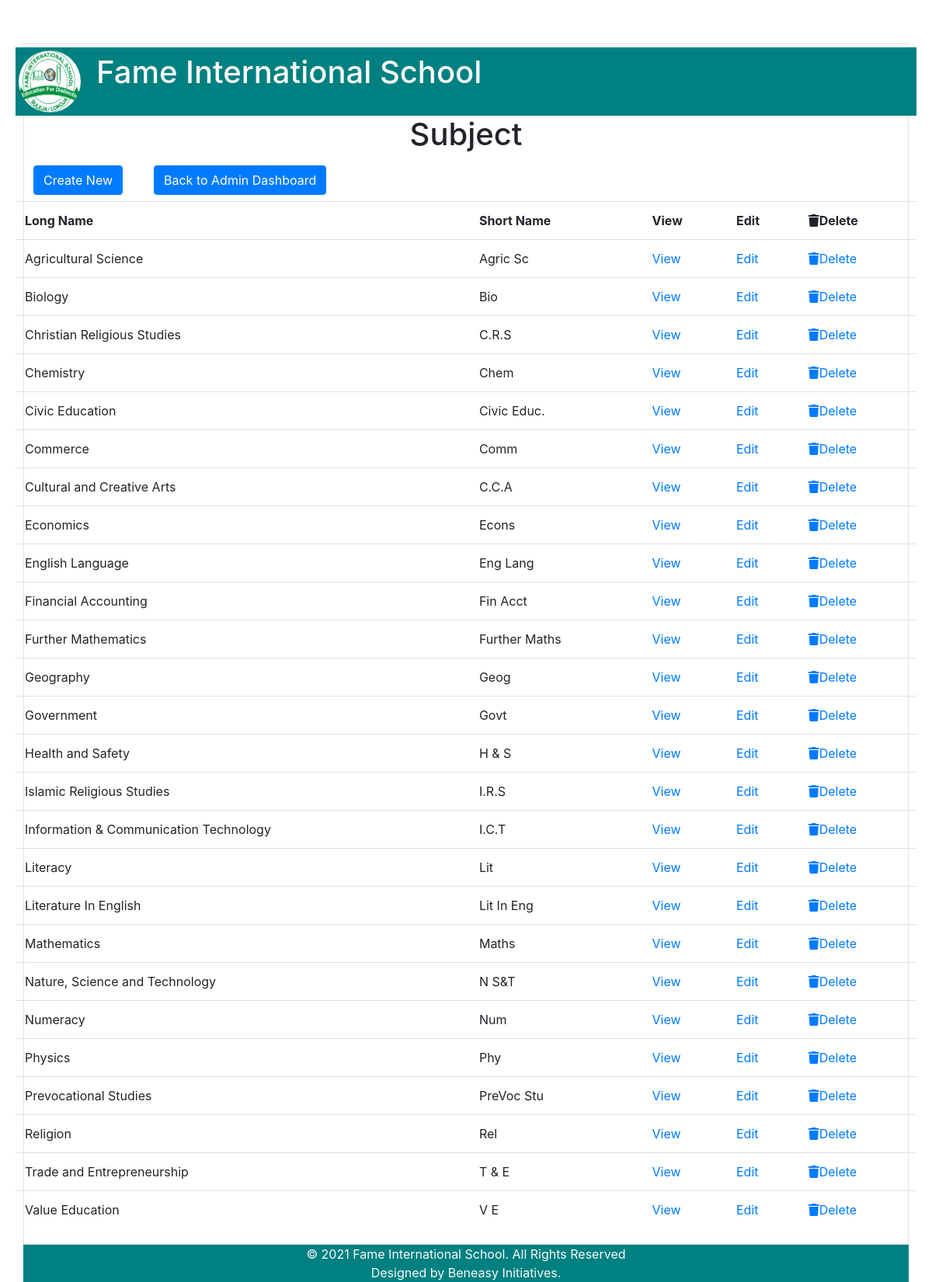
Screenshot of /public/Admin/Subjects/index.php with the database file from the repository.
### tables this page shows
CREATE TABLE `tblsubjects` (
  `subId` int(11) NOT NULL,
  `subjectLName` varchar(50) NOT NULL,
  `subjectSName` varchar(50) NOT NULL
);

### private/functions.php (called while the page is built, shortened)
<?php
function urlFor($script_path) {
  if($script_path[0] != '/') {
    $script_path = "/" . $script_path;
  }
  return WWW_ROOT . $script_path;
}
?>

### private/query_functions.php (called while the page is built, shortened)
<?php
function getSubjects(){
	global $db;
	$sql = "SELECT * FROM tblSubjects ";
	$result = mysqli_query($db, $sql);
	return $result;
}

### public/Admin/Subjects/index.php (the view, shortened to what this page needs)
<?php
    $pageHeading = "Subject";
    include_once(SHARED_PATH .'/adminHeader.php');
?>
<div class="row">
    <div class="col-xs-12 mx-auto">
        <h1><?php echo $pageHeading;?></h1>
    </div>
</div>
<nav class="nav navbar-inline">
	<li class="mr-4 p-2"><a class="btn btn-primary" href="<?php echo urlFor('/admin/subjects/new.php');?>"> Create New</a></li>
    <li class="mr-4 p-2"><a class="btn btn-primary" href="<?php echo urlFor('/admin/index.php');?>"> Back to Admin Dashboard</a></li>
</nav>
<div class="row">
    <div class="col-xs-12 table-responsive">
        <table class="table">
            <tr>
                <th>Long Name</th>
                <th>Short Name</th>
                <th>View</a></th>
                <th>Edit</a></th>
                <th><i class="fas fa-trash"></i>Delete</a></th>
            </tr>
            <?php
                $subjects = getSubjects();
                foreach($subjects as $subject){
            ?>
            <tr>
                <td><?php echo $subject['subjectLName'];?></td>
                <td><?php echo $subject['subjectSName'];?></td>
                <td><a href="<?php echo urlFor('/admin/subjects/show.php?id='.$subject['subId']);?>">View</a></td>
                <td><a href="<?php echo urlFor('/admin/subjects/edit.php?id='.$subject['subId']);?>">Edit</a></td>
                <td><a href="<?php echo urlFor('/admin/subjects/delete.php?id='.$subject['subId']);?>"><i class="fas fa-trash"></i>Delete</a></td>
            </tr>
            <?php
               }?>
        </table>
    </div>
    </div>
</div>
<?php include_once(SHARED_PATH . '/adminFooter.php');?>

### public/stylesheets/custom.css (style rules this page uses)
body { padding-top: 54px; background-image:url(img/Banner1.png) }
@media (min-width: 992px) { body { padding-top: 56px; } }

### rows the page displays
tblsubjects: subjectLName "Agricultural Science", subjectSName "Agric Sc"
tblsubjects: subjectLName "Biology", subjectSName "Bio"
tblsubjects: subjectLName "Christian Religious Studies", subjectSName "C.R.S"
tblsubjects: subjectLName "Chemistry", subjectSName "Chem"
tblsubjects: subjectLName "Civic Education", subjectSName "Civic Educ."
tblsubjects: subjectLName "Commerce", subjectSName "Comm"
tblsubjects: subjectLName "Cultural and Creative Arts", subjectSName "C.C.A"
tblsubjects: subjectLName "Economics", subjectSName "Econs"
tblsubjects: subjectLName "English Language", subjectSName "Eng Lang"
tblsubjects: subjectLName "Financial Accounting", subjectSName "Fin Acct"
tblsubjects: subjectLName "Further Mathematics", subjectSName "Further Maths"
tblsubjects: subjectLName "Geography", subjectSName "Geog"
tblsubjects: subjectLName "Government", subjectSName "Govt"
tblsubjects: subjectLName "Health and Safety", subjectSName "H & S"
tblsubjects: subjectLName "Islamic Religious Studies", subjectSName "I.R.S"
tblsubjects: subjectLName "Information & Communication Technology", subjectSName "I.C.T"
tblsubjects: subjectLName "Literacy", subjectSName "Lit"
tblsubjects: subjectLName "Literature In English", subjectSName "Lit In Eng"
tblsubjects: subjectLName "Mathematics", subjectSName "Maths"
tblsubjects: subjectLName "Nature, Science and Technology", subjectSName "N S&T"
tblsubjects: subjectLName "Numeracy", subjectSName "Num"
tblsubjects: subjectLName "Physics", subjectSName "Phy"
tblsubjects: subjectLName "Prevocational Studies", subjectSName "PreVoc Stu"
tblsubjects: subjectLName "Religion", subjectSName "Rel"
tblsubjects: subjectLName "Trade and Entrepreneurship", subjectSName "T & E"
tblsubjects: subjectLName "Value Education", subjectSName "V E"

### other values shown
$pageHeading "Subject"
